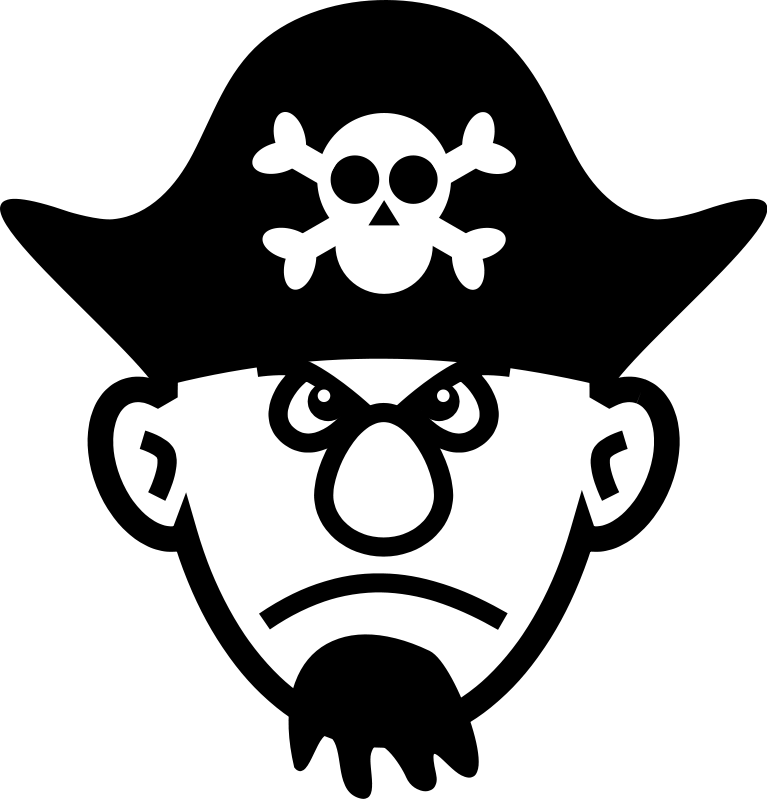
#> input picture chapter06/data/pirate.png, 767 x 800 px
$ python ch06_image_filter.py data/pirate.png
#> lines starting #> are read from the running program, lines starting #| are printed output that depends on the picture
#!/usr/bin/python
# -*- coding: utf-8 -*-
# @Time    : 4/16/19
# @Author  : lkx-rog
# @Project : data_visualization
# @File    : ch06_image_filter
# @Software: PyCharm

import os
import sys
from PIL import Image, ImageChops, ImageFilter


class DemoPIL(object):
    def __init__(self, image_file=None):
#> called with image_file = 'data/pirate.png'
        self.fixed_filters = [ff for ff in dir(ImageFilter) if ff.isupper()]

        assert image_file is not None
        assert os.path.isfile(image_file) is True
        self.image_file = image_file
        self.image = Image.open(self.image_file)
#> self.image is the input picture: PIL image 767x800 RGBA; mean R, G, B, A 49.9, 49.9, 49.9, 138.7

    def _make_temp_dir(self):
        from tempfile import mkdtemp
        self.ff_tempdir = mkdtemp(prefix="ff_demo")

    def _get_temp_name(self, filter_name):
        name, ext = os.path.splitext(os.path.basename(self.image_file))
        newimage_file = name + "-" + filter_name + ext
        path = os.path.join(self.ff_tempdir, newimage_file)
        return path

    def _get_filter(self, filter_name):
        # note the use python's eval() builtin here to return function object
        real_filter = eval("ImageFilter." + filter_name)
        return real_filter

    def apply_filter(self, filter_name):
        print("Applying filter：" + filter_name)
        filter_callable = self._get_filter(filter_name)
        # prevent calling non-fixed filters for now
        if filter_name in self.fixed_filters:
            temp_img = self.image.filter(filter_callable)
        else:
            print("Can't apply non-fixed filter now.")
        return temp_img

    def run_fixed_filter_demo(self):
        self._make_temp_dir()
        for ffilter in self.fixed_filters:
            temp_img = self.apply_filter(ffilter)
            temp_img.save(self._get_temp_name(ffilter))
#> this loop made 11 passes
#> pass 1, in apply_filter, `temp_img = self.image.filter(filter_callable)`:
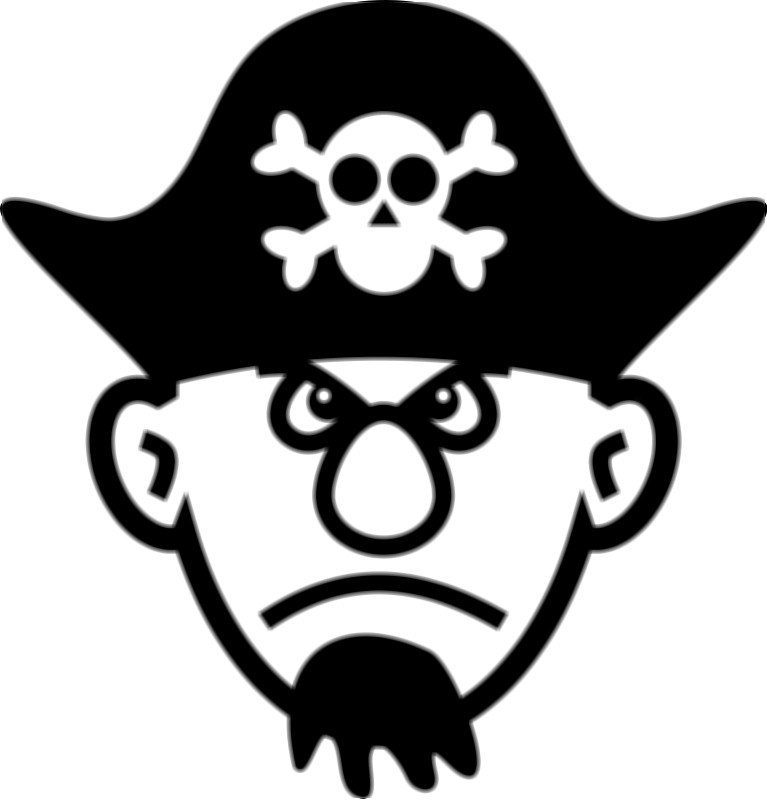
#> temp_img: PIL image 767x800 RGBA; mean R, G, B, A 49.9, 49.9, 49.9, 138.7; transparent parts drawn white
#> pass 2, in apply_filter (call 2), `temp_img = self.image.filter(filter_callable)`:
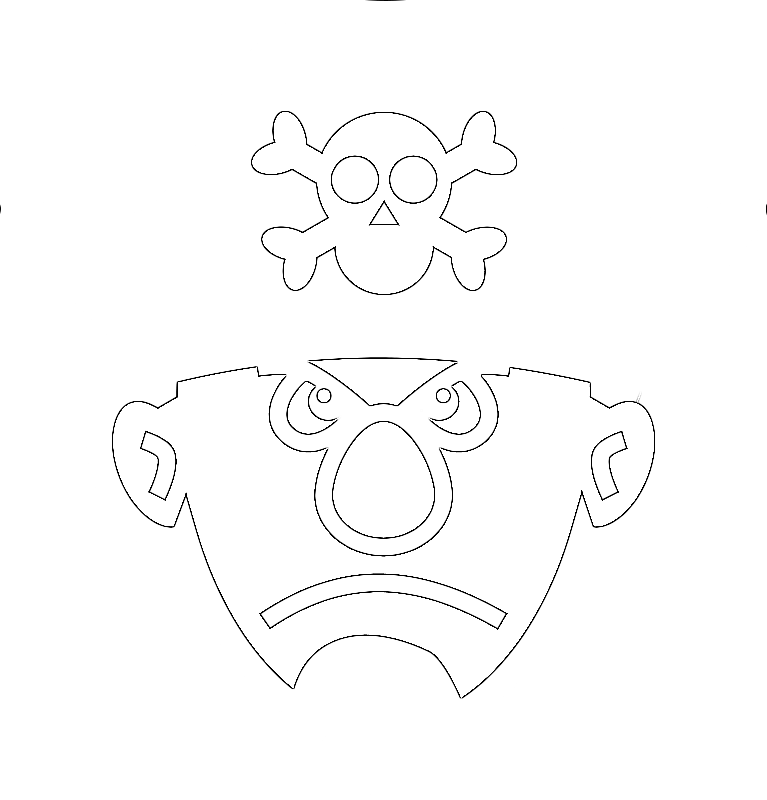
#> temp_img: PIL image 767x800 RGBA; mean R, G, B, A 250.7, 250.7, 250.7, 252.2; transparent parts drawn white
        print("Images are in: {0}".format(self.ff_tempdir, ))


if __name__ == '__main__':
    assert len(sys.argv) == 2
    demo_image = sys.argv[1]
    demo = DemoPIL(demo_image)
    # Will create set of images in temporary folder
#> (the run stopped early here; a loop or call above may not have finished)
